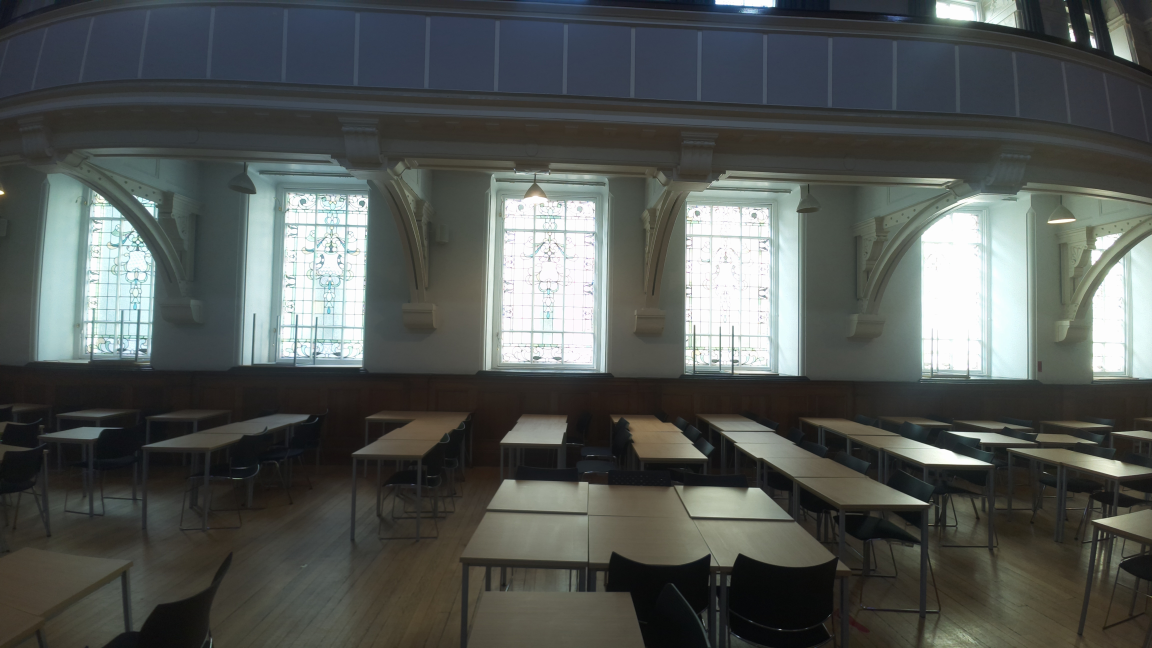
#> input picture stitching/test_images/1/cap_0.jpg, 4608 x 2592 px, found by its file name (shown at 1/4 size)
$ python stitching_main.py
#> lines starting #> are read from the running program, lines starting #| are printed output that depends on the picture
from stitching.stitching_functions import *
import cv2
import numpy as np

def performPanoramicStitching(image1, image2, image3, image4):
    image1 = cylindricalProjection(image1)
    image2 = cylindricalProjection(image2)
    image3 = cylindricalProjection(image3)
    image4 = cylindricalProjection(image4)

    # Commented code below is used for calibration

    ### First stitch ###
    # src_pts, dst_pts = findKeyPoints(image1, image2)
    # H1 = calculateTransform(dst_pts, src_pts)
    # print(H1)
    # [[ 9.24197515e-01  1.58205770e-01  3.10296331e+03][-1.06465276e-02  9.93407578e-01  1.18884774e+01]]
    H1 = np.array([[ 1,  0,  3.10296331e+03], [0, 1, 0]])
    panorama = applyTransform(image1, image2, H1)

    ### Second Stitch ###
    # src_pts, dst_pts = findKeyPoints(panorama, image3)
    # H2 = calculateTransform(dst_pts, src_pts)
    # print('H2', H2)
    # [[ 7.71854161e-01  1.82221907e-01  6.26729881e+03], [-1.50181816e-01  9.74840718e-01  2.18196294e+01]]q
    H2 = np.array([[ 1,  0,  6.26729881e+03], [0,  1,  0]])
    panorama = applyTransform(panorama, image3, H2)

    ### Third Stitch ###
    # src_pts, dst_pts = findKeyPoints(panorama, image4)
    # H3 = calculateTransform(dst_pts, src_pts)
    # print(H3)
    # [[ 8.76097633e-01  2.13350716e-01  9.28608977e+03][-4.10457543e-02  9.85452950e-01  1.21832106e+02]]
    H3 = np.array([[ 1,  0, 9.28608977e+03], [0, 1, 1.21832106e+02]])
    panorama = applyTransform(panorama, image4, H3)
    showImage(panorama)

    # Crop Image
    panorama = panorama[200:1900, :, :]

    print('PANORAMA SHAPE: ', panorama.shape)

    return panorama


if __name__ == "__main__":
    image1 = cv2.imread('./test_images/2/cap_0.jpg')
#> image1 is the input picture: shape (2592, 4608, 3); mean B, G, R 85.1, 87.8, 83.6
    image2 = cv2.imread('./test_images/2/cap_1.jpg')
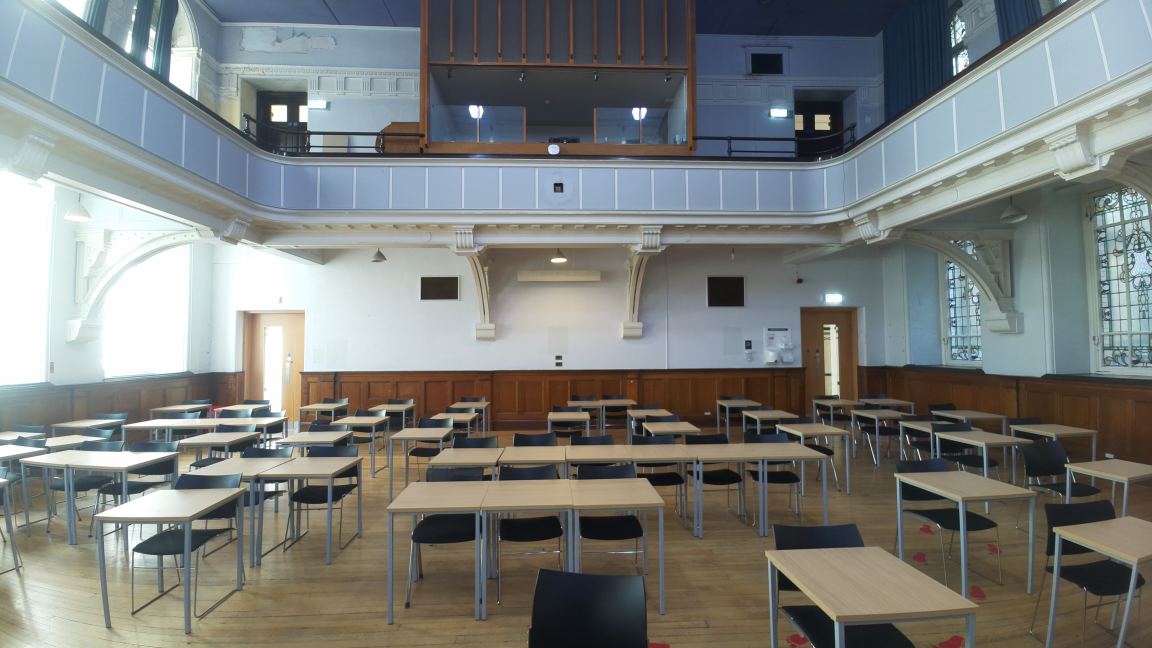
#> input picture stitching/test_images/1/cap_1.jpg, 4608 x 2592 px, found by its file name (shown at 1/4 size)
#> image2 is the input picture: shape (2592, 4608, 3); mean B, G, R 123.4, 126.3, 123
    image3 = cv2.imread('./test_images/2/cap_2.jpg')
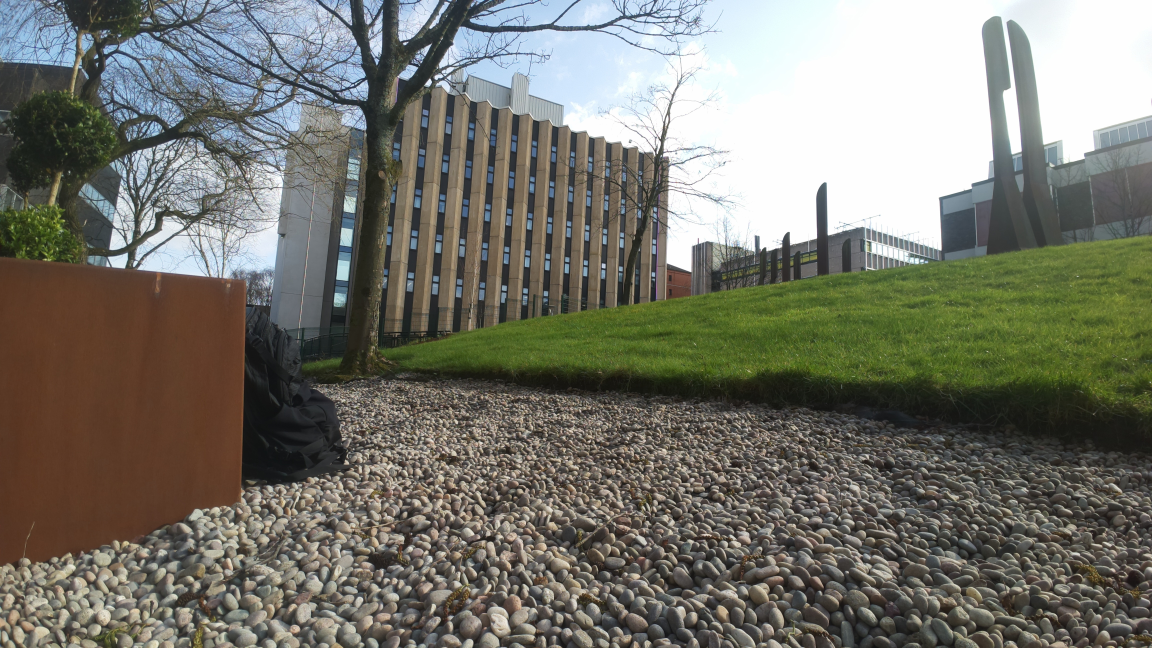
#> input picture stitching/test_images/2/cap_2.jpg, 4608 x 2592 px (shown at 1/4 size)
#> image3 is the input picture: shape (2592, 4608, 3); mean B, G, R 108, 117.7, 118
    image4 = cv2.imread('./test_images/2/cap_3.jpg')
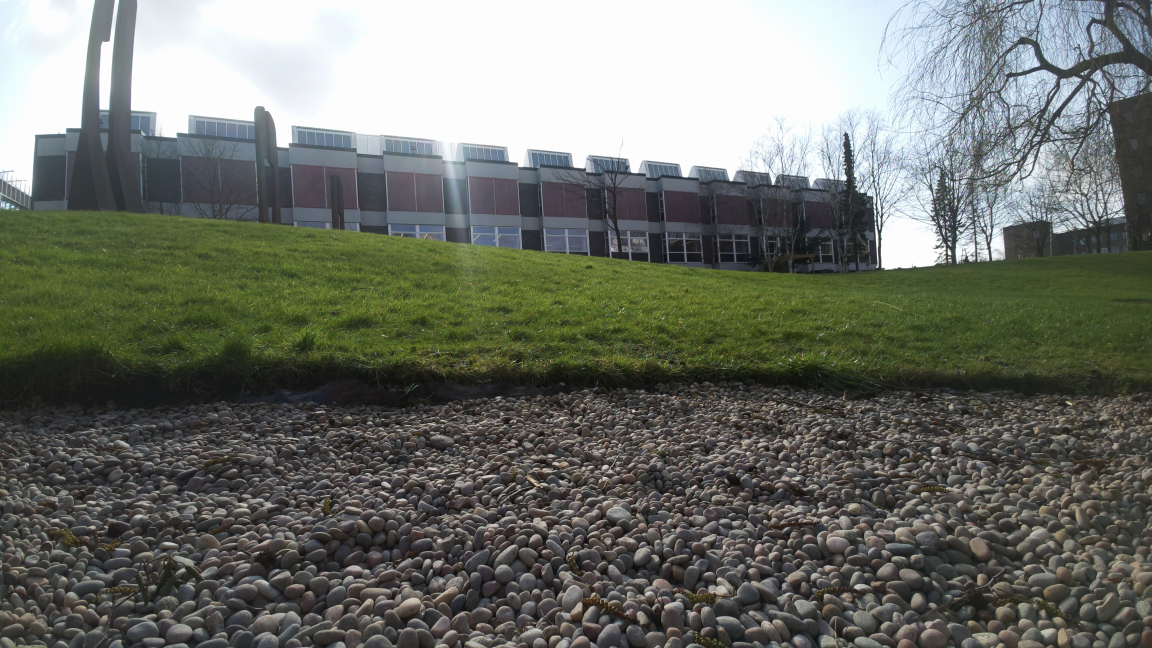
#> input picture stitching/test_images/2/cap_3.jpg, 4608 x 2592 px (shown at 1/4 size)
#> image4 is the input picture: shape (2592, 4608, 3); mean B, G, R 105.8, 113.9, 110.2

#> (the run stopped early here; a loop or call above may not have finished)
